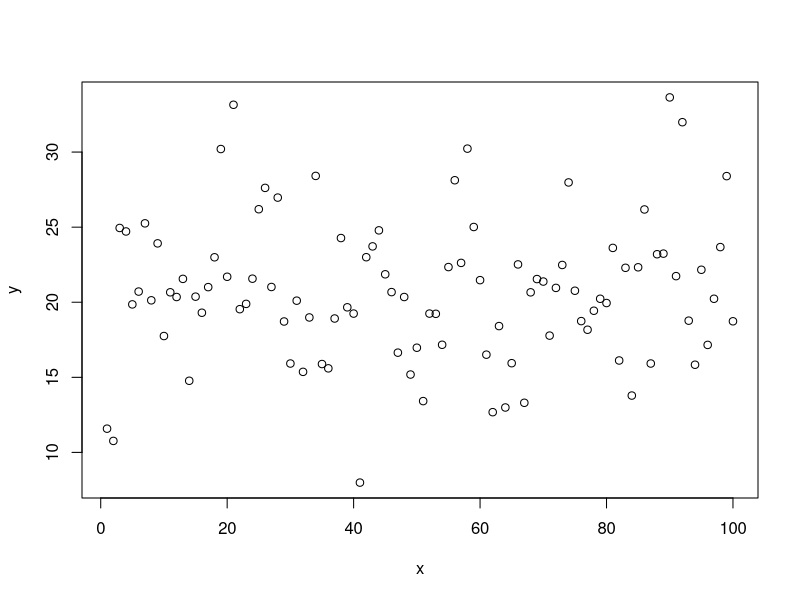

Source code (R):
## ---- chunk 1
x <- 1:100
y <- rnorm(100, 20, 5)
plot(x, y)
